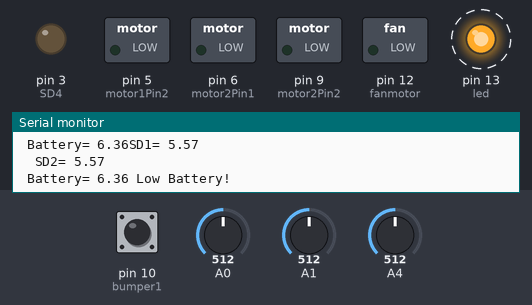
The sketch below on a simulated Arduino Uno, built with avr-gcc and run on an emulated ATmega328P. On the bench: switched loads named in the sketch (green lamp = pin HIGH), output pins drawn as LEDs (lit = HIGH), the last lines printed to the serial monitor. Dashed ring = blinking. The test bench sets the inputs (shaded band); at power-on: A0 = 512, A1 = 512, pin 10 (bumper1) HIGH, A4 = 512.

Above: at 5.28 s.
At 6.2 s:
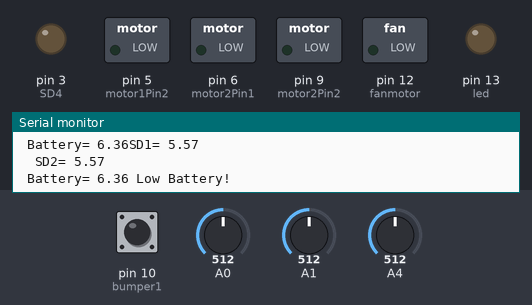
6.3 s: A0 set to 0
At 6.48 s:
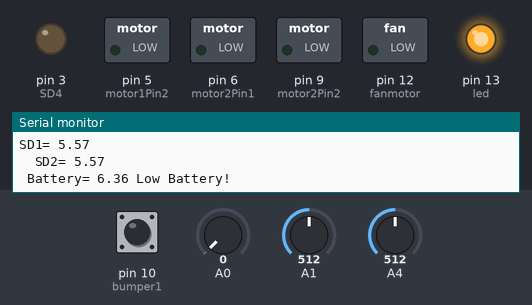
10.0 s: A1 set to 0
Timing chart, 0 to 19.7 s (numbered marks = the images above; inputs shaded):
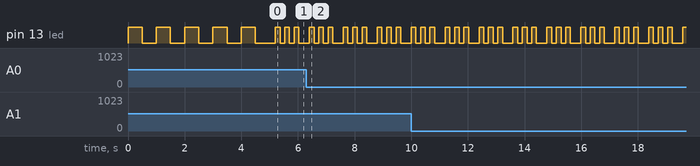

The sketch:

VaccumCode_test_Motors_1.0.0.ino
```cpp
//Code: VaccumCode_test_Motors
//Version: 1.0.0
//Author: Cesar Nieto refer to ces.nietor@gmail.com
//Last change: 05/09/2017
//Changes: Just to debug the motors and sensors
#include <math.h>
////////////PINS////////////////
//Distance Analog Sensors (Sharp)
const int SD1 = 0; //left front sensor
const int SD2 = 1; //right front sensor
const int SD3 = 2; //left side sensor
const int SD4 = 3; //right side sensor

//Battery Voltage input
const int battery = 4;

//IndicatorLED
const int led = 13;

//Fan output
const int fanmotor =  12;      // the number of the LED pin

// Motor1 Right
const int motor1Pin1 = 3;
const int motor1Pin2 = 5;

// Motor2 Left
const int motor2Pin1 = 6;
const int motor2Pin2 = 9;

//Bumper
const int bumper1 = 10;
const int bumper2 = 11;

///////////////Constants////////////////
const float voltageBatCharged = 12.68; // Voltage measured when battery fully charged //Change this
//PWM for the micro metal motors
const int pwmMax = 160;// Max value = 255
const int pwmMin = 70;;//
//Mínimun distance of the sensor
const int minSharp = 30;

// Variables will change:
int bumperState = 0;  // variable for reading the pushbutton status
boolean control = true;
int counter = 0; //   Prevents from being stuck

//////////////CODE/////////////
void setup() {
  //Initialize outputs and inputs
  //Fan motor as output
  pinMode(fanmotor, OUTPUT);
  //Motor1
  pinMode(motor1Pin1, OUTPUT);
  pinMode(motor1Pin2, OUTPUT);
  //Motor2
  pinMode(motor2Pin1, OUTPUT);
  pinMode(motor2Pin2, OUTPUT);
  //LED
  pinMode(led, OUTPUT);
  //INPUTS
  // initialize the pushbutton inputs
  //Bumper
  pinMode(bumper1, INPUT_PULLUP);
  pinMode(bumper2, INPUT_PULLUP);
  //Sensor
  pinMode(SD1, INPUT);
  pinMode(SD2, INPUT);
  pinMode(SD3, INPUT);
  pinMode(SD4, INPUT);
  //Batt
  pinMode(battery, INPUT);
  // Initialize serial
  Serial.begin(9600);
  ///////////////////////////////Wait////////////////////////////////////////
  //Wait about 5 s and initialize fan if voltage ok
  waitBlinking(5,1); //5 seconds at 1 Hz
  //Crank (initialize the fan because the voltage drops when cranking)
  if(readBattery(battery)>12.1){
    digitalWrite(fanmotor, HIGH); //Turn the Fan ON
    delay(1000); //For 1000ms
  }
  else {
    //do nothing Convention
    }
}
//////////Functions To Use //////////
void waitBlinking(int n, int frequency){
  //blink for n seconds at frequency hz
  for (int i=1; i <= n; i++){
    for(int j=1; j<=frequency; j++){
      digitalWrite(led, HIGH);
      delay((1000/frequency)/2);   //Half time on
      digitalWrite(led, LOW);
      delay((1000/frequency)/2);   //Half time off
    }
   }
}
double sdSHARP(int Sensor){
  //Returns the distance in cm
  double dist = pow(analogRead(Sensor), -0.857); // x to power of y
  return (dist * 1167.9);
}
void forwardMotors(int moveTime){
  //Manipulate direction according the desired movement of the motors
   analogWrite(motor1Pin1, pwmMin);
   analogWrite(motor1Pin2, 0); //PWM value wher 0 = 0% and 255 = 100%
   analogWrite(motor2Pin1, pwmMin);
   analogWrite(motor2Pin2, 0);
   delay(moveTime);
}
void rightMotors(int moveTime){
   analogWrite(motor1Pin1, 0);
   analogWrite(motor1Pin2, pwmMin);
   analogWrite(motor2Pin1, pwmMin);
   analogWrite(motor2Pin2, 0);

   delay(moveTime);
}
void leftMotors(int moveTime){
   analogWrite(motor1Pin1, pwmMin);
   analogWrite(motor1Pin2, 0);
   analogWrite(motor2Pin1, 0);
   analogWrite(motor2Pin2, pwmMin+20);
   delay(moveTime);
}
void backwardMotors(int moveTime){
   analogWrite(motor1Pin1, 0);
   analogWrite(motor1Pin2, pwmMin+20);
   analogWrite(motor2Pin1, 0);
   analogWrite(motor2Pin2, pwmMin+20);
   delay(moveTime);
}
void stopMotors(){
   analogWrite(motor1Pin1, 0);
   analogWrite(motor1Pin2, 0);
   analogWrite(motor2Pin1, 0);
   analogWrite(motor2Pin2, 0);
}
float  readBattery(int input){
  int readInput;
  float voltage;
  readInput = analogRead(input);
  voltage = (((readInput*4.9)/1000)*voltageBatCharged ) / 5; // resolution of analog input = 4.9mV per Bit
  Serial.print(" Battery= ");
  Serial.print(voltage);
  return voltage;
  }
void batteryControl(int input){
  //Turn everything off in case the battery is low
  float v_battery;
  v_battery = readBattery(input);
  if(v_battery<=11.6){ //battery limit of discharge, Don't put this limit lower than  11.1V or you can kill the battery
    control = false;
    }
  else {
    //Do nothing Convention
    }
}
/////////////////////////////////////////////////MAIN CODE//////////////////////////////
void loop(){
  Serial.print("SD1= ");
  Serial.print(sdSHARP(SD1));
  Serial.println();
  Serial.print("  SD2= ");
  Serial.print(sdSHARP(SD2));
  Serial.println();
  delay(200);
  bumperState = digitalRead(bumper1);
  //Keep the control of the battery automatically turn the fan off
  //If control = true the battery level is ok, otherwise the battery is low.
  batteryControl(battery); //modifies the variable control of the battery is low

  if (control){
    digitalWrite(led, HIGH);
    forwardMotors(0);
  }
  else if (!control){
    //If the battery is low, turn everything off
    digitalWrite(fanmotor, LOW); //Turn the Fan OFF
    stopMotors();
    Serial.print(" Low Battery! ");
    Serial.println();
    waitBlinking(1,3);  //blink as warning 3hz in a loop
    }
  Serial.println();
}
```

Measured:
- by itself, pin 13 (led): repeats every 1.2 s: HIGH 0.17 s, LOW 0.17 s, HIGH 0.17 s, LOW 0.37 s, HIGH 0.17 s, LOW 0.17 s
